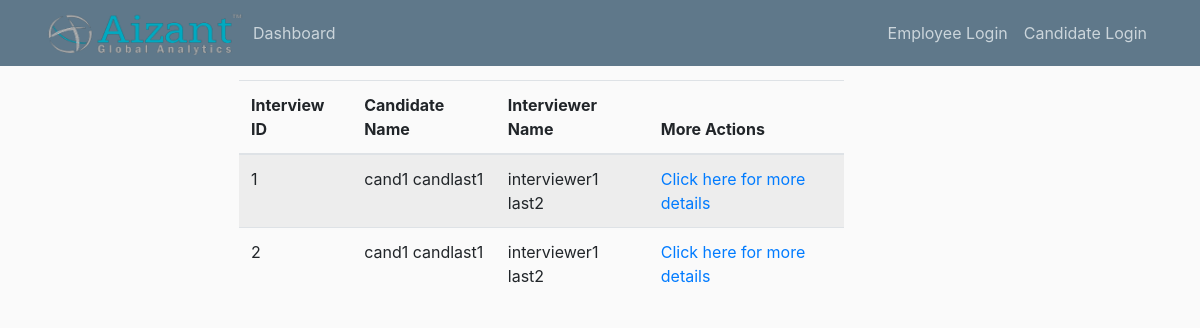
Page /interview/all on the committed database.
### app/models.py (models this page shows, shortened)
class Interview(db.Model):
    id = db.Column(db.Integer, primary_key=True)
    start_time = db.Column(db.Time)
    end_time = db.Column(db.Time)
    date = db.Column(db.Date)
    round = db.Column(db.Integer)
    meet_link = db.Column(db.String(50))
    feedback = db.Column(db.String(500))
    next_round = db.Column(db.Boolean)
    is_done = db.Column(db.Boolean)
    interviewer_id = db.Column(db.Integer, db.ForeignKey('interviewer.id'))  # many to one w interviewer
    recruiter_id = db.Column(db.Integer, db.ForeignKey('recruiter.id'))  # many to one w recruiter
    application_id = db.Column(db.Integer, db.ForeignKey('application.id'))  # many to one with application

class Candidate(db.Model):
    id = db.Column(db.Integer, primary_key=True)
    first_name = db.Column(db.String(20))
    last_name = db.Column(db.String(20))
    contact_number = db.Column(db.String(10))
    email = db.Column(db.String(100), unique=True)
    password = db.Column(db.String(255))
    pan_card = db.Column(db.String(10))
    current_location = db.Column(db.String(20))
    candidate_compensation = db.relationship('CandidateCompensation', backref='candidate', uselist=False)  # one to
    candidate_professions = db.relationship('CandidateProfession', backref='candidate')  # one to many with candidate
    candidate_educations = db.relationship('CandidateEducation', backref='candidate')  # one to many w education
    applications = db.relationship('Application', backref='candidate')

class Employee(db.Model, UserMixin):
    id = db.Column(db.Integer, primary_key=True)
    first_name = db.Column(db.String(30))
    last_name = db.Column(db.String(30))
    contact_number = db.Column(db.String(10))
    email = db.Column(db.String(100), unique=True)
    password = db.Column(db.String(255))
    position = db.Column(db.String(20))
    role = db.Column(db.String(20))
    recruiter = db.relationship('Recruiter', backref='employee', uselist=False)
    interviewer = db.relationship('Interviewer', backref='employee', uselist=False)
    manager = db.relationship('Manager', backref='employee', uselist=False)

### app/routes.py (the view)
@app.route('/interview/all')
def view_all_interviews():
    candidate_list = {}
    interviewer_list = {}
    interviews = Interview.query.all()
    for interview in interviews:
        current_application = Application.query.filter_by(id=interview.application_id).first()
        current_candidate = Candidate.query.filter_by(id=current_application.candidate_id).first()
        current_interviewer = Interviewer.query.filter_by(id=interview.interviewer_id).first()
        current_interviewer_emp = Employee.query.filter_by(id=current_interviewer.employee_id).first()
        candidate_list[interview] = current_candidate
        interviewer_list[interview] = current_interviewer_emp
    return render_template('view_interview_list.html', candidates=candidate_list, interviewers=interviewer_list,
                           interviews=interviews)

### app/templates/view_interview_list.html
{% extends 'layout.html' %}
{% block content %}
    <table class="table table-striped">
        <thead>
        <tr>
            <th scope="col">Interview ID</th>
            <th scope="col">Candidate Name</th>
            <th scope="col">Interviewer Name</th>
            <th scope="col">More Actions</th>
        </tr>
        </thead>
        <tbody>
        {% for interview in interviews %}
            <tr>
                <td>{{ interview.id }}</td>
                <td>{{ candidates[interview].first_name + ' ' + candidates[interview].last_name }}</td>
                <td>{{ interviewers[interview].first_name + ' ' + interviewers[interview].last_name }}</td>
                <td><a href="{{ url_for('view_interview',interview_id=interview.id) }}">Click here for more details</a> </td>
            </tr>
        {% endfor %}
        </tbody>
    </table>
{% endblock %}

### app/static/main.css (style rules this page uses)
body { background: #fafafa; color: #333333; margin-top: 5rem; }

### rows in the picture
Interview: id "1"
Candidate: first_name+last_name "cand1 candlast1"
Employee: first_name+last_name "interviewer1 last2"
Interview: id "2"
